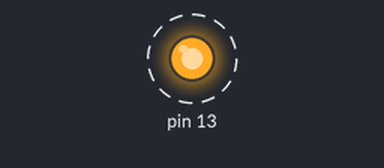
Recording of a sketch running on a simulated Arduino Uno, built with avr-gcc and run on an emulated ATmega328P. On the bench: output pins drawn as LEDs (lit = HIGH). Dashed ring = blinking.

Above: at 0.05 s.
Timing chart, 0 to 3.0 s (numbered marks = the images above):
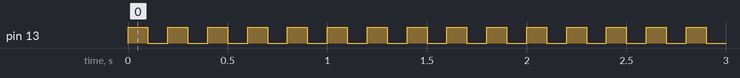

The sketch:

BLINK_LED.ino
```cpp
void setup() {
  // put your setup code here, to run once:
  pinMode(13,OUTPUT);
 }

void loop() {

  digitalWrite(13,HIGH);
  delay(100);
  digitalWrite(13,LOW);
  delay(100);
  // put your main code here, to run repeatedly:

}
```

Measured:
- by itself, pin 13: alternates HIGH for 0.10 s and LOW for 0.10 s
